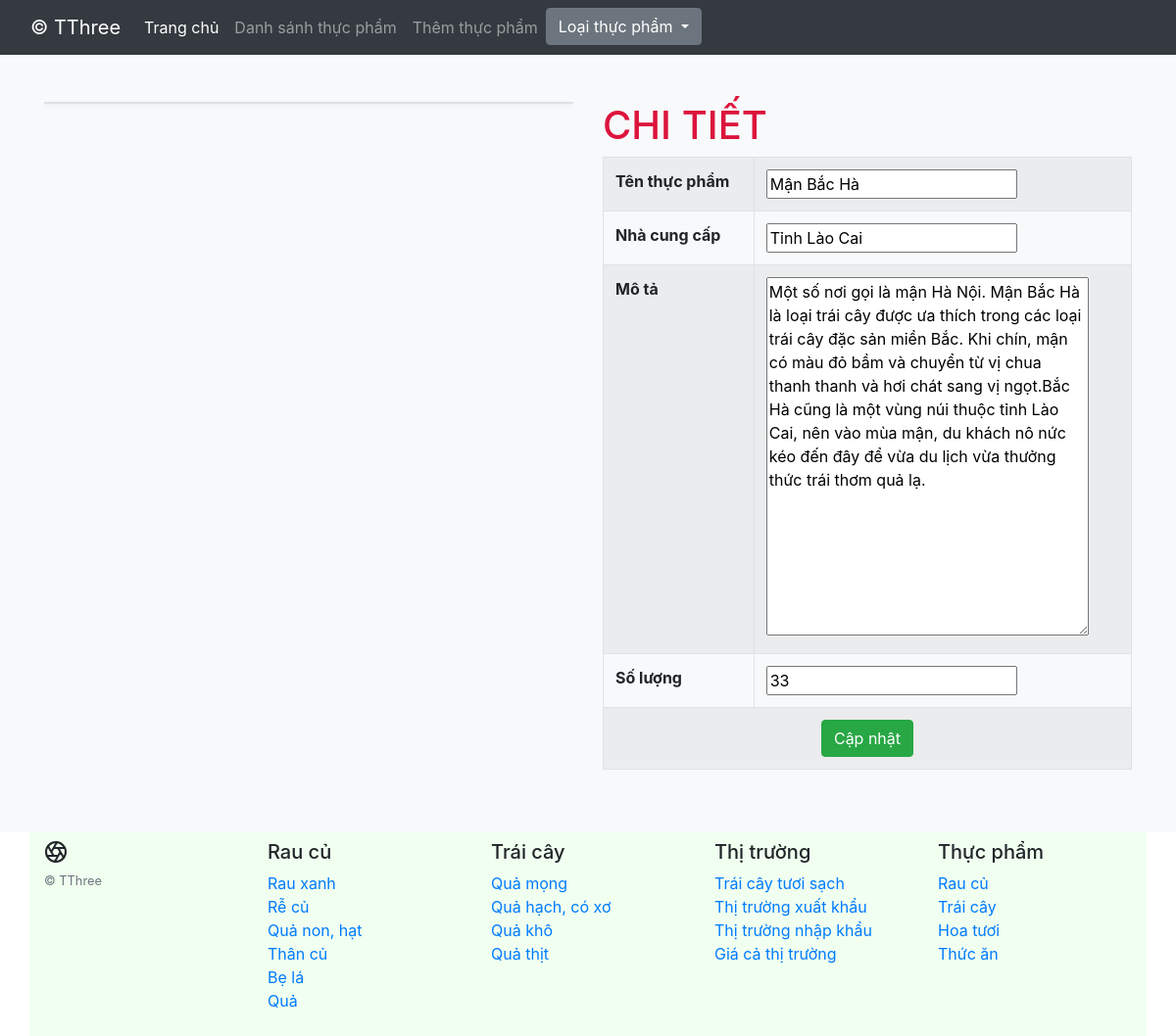
The page /index.php?page=show-details&id=1003 on the database its author committed.
### tables this page shows
CREATE TABLE `fooddetails` (
  `foodCode` int NOT NULL,
  `foodVendor` varchar(50) NOT NULL,
  `foodDescriptions` text NOT NULL,
  `quantityInStock` smallint NOT NULL,
  `img` varchar(255) DEFAULT NULL,
  `foodName` varchar(50) DEFAULT NULL
);

### src/model/FoodModel.php (called while the page is built, shortened)
<?php
class FoodModel
{
    protected $database;
    public function __construct()
    {
        $db = new DBConnect();
        $this->database = $db->connect();
    }
    public function findById($foodCode)
    {
        $sql = "SELECT foodCode, foodVendor, foodDescriptions, quantityInStock, img, foodName FROM fooddetails WHERE foodCode=:foodCode";
        $stmt = $this->database->prepare($sql);
        $stmt->bindParam(':foodCode', $foodCode);
        $stmt->execute();
        return $stmt->fetchAll();
    }
}
?>

### src/model/DBConnect.php (called while the page is built, shortened)
<?php
class  DBConnect
{
    protected $dsn;
    protected $username;
    protected $password;
    public function __construct()
    {
        $this->dsn = 'mysql:host=localhost;dbname=case_study';
        $this->username = 'root';
        $this->password = 'G*[pBm%h[5YnYY$Z';
    }
    public function connect()
    {
        try {
            return new  \PDO($this->dsn, $this->username, $this->password);
        } catch (\PDOException $e) {
            echo $e->getMessage();
            exit();
        }
    }
}

### src/view/fooddetails.php (the view, shortened to what this page needs)
<?php
require_once "src/view/blocks/header.php";
?>
    <div class="album py-5 bg-light">
        <div class="container">
            <div class="row row-cols-1 row-cols-sm-2 row-cols-md-3 g-3">
                <div class="col-lg-6">
                    <div class="card shadow-sm">
                    </div>
                </div>
                <div class="col-lg-6">
                    <h4 style="color: crimson ; font-size: 40px">CHI TIẾT </h4>
                    <form method="post">
                        <table class="table table-hover table-striped table-bordered" cellspacing="0">
                            <tr>
                                <th>Tên thực phẩm</th>
                                <td><input type="text" name="food" value="<?php
                                    echo $showDetails[0]['foodName'] ?>"></td>
                            </tr>
                            <tr>
                                <th>Nhà cung cấp</th>
                                <td><input type="text" name="vendor"
                                           value="<?php echo $showDetails[0]['foodVendor'] ?>"></td>
                            </tr>
                            <tr>
                                <th>Mô tả</th>
                                <td>
                                    <textarea cols="30" rows="15" type="text" name="desc"><?php echo $showDetails[0]['foodDescriptions'] ?></textarea>
                                </td>
                            </tr>
                            <tr>
                                <th>Số lượng</th>
                                <td><input type="number" name="amount"
                                           value="<?php echo $showDetails[0]['quantityInStock'] ?>"></td>
                            </tr>
                            <tr>
                                <td colspan="2" align="center">
                                    <button class="btn btn-success" type="submit">Cập nhật</button>
                                </td>
                            </tr>
                        </table>
                    </form>
                </div>
            </div>
        </div>
    </div>
<?php
require_once "src/view/blocks/footer.php";
?>

### rows shown on the page
fooddetails: food "Mận Bắc Hà", vendor "Tỉnh Lào Cai", desc "Một số nơi gọi là mận Hà Nội. Mận Bắc Hà là loại trái cây được ưa thích trong các loại trái cây đặc sản miền Bắc. Khi chín, mận có màu đỏ bầm và chuyển từ vị chua thanh thanh và hơi chát sang vị ngọt.Bắc Hà cũng là một vùng núi thuộc tỉnh Lào Cai, nên vào mùa mận, du khách nô nức kéo đến đây để vừa du lịch vừa thưởng thức trái thơm quả lạ.", amount "33"
